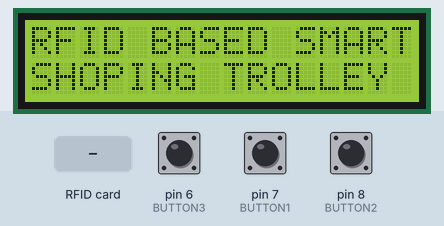
Bench run of a sketch on a simulated Arduino Uno, built with avr-gcc and run on an emulated ATmega328P. On the bench: 16×2 character LCD. The inputs (shaded band) are chosen by the test bench; at power-on: pin 7 (BUTTON1) HIGH, pin 6 (BUTTON3) HIGH, pin 8 (BUTTON2) HIGH. What the sketch prints to the serial monitor is not drawn.

Above: at 7.3 s.
7.4 s: pin 7 (BUTTON1) pulled LOW for 3.2 s
At 9.8 s:
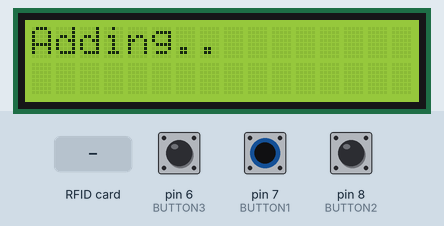
13.6 s: pin 6 (BUTTON3) pulled LOW for 0.15 s
At 14.3 s:
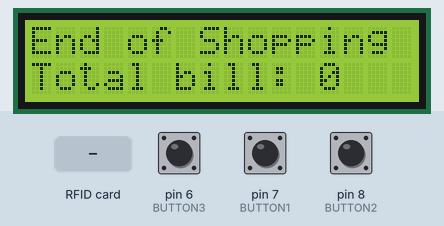
15.2 s: pin 8 (BUTTON2) pulled LOW for 0.15 s
At 16.9 s:
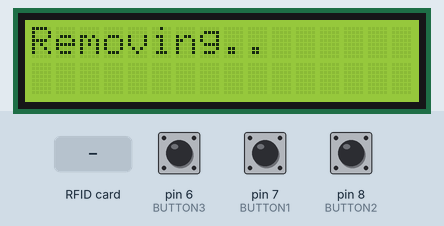
18.3 s: RFID card B3 9F 55 16 held to the reader
At 19.3 s:
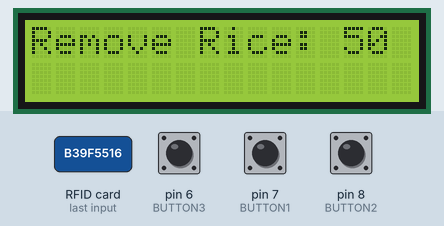
20.3 s: RFID card 8A AF 95 1A held to the reader
At 23.1 s:
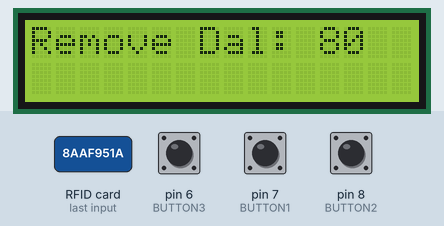
23.3 s: RFID card 3A 41 B7 1A held to the reader
At 26.5 s:
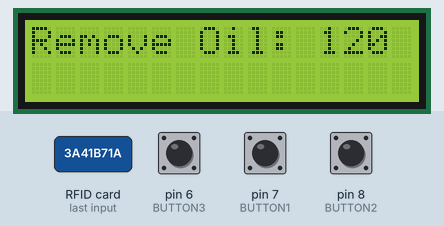
Timing chart, 0 to 27.3 s (numbered marks = the images above; inputs shaded):
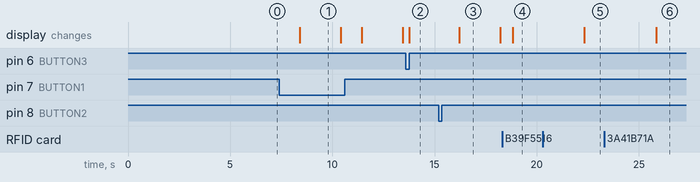

Measured:
- after the input at 7.4 s, the display: changes after 1.0 s (image 1)
- after the input at 13.6 s, the display: changes after 0.15 s (image 2)
- after the input at 15.2 s, the display: changes after 1.0 s (image 3)
- after the input at 18.3 s, the display: changes after 0.52 s (image 4)
- after the input at 20.3 s, the display: changes after 2.0 s (image 5)
- after the input at 23.3 s, the display: changes after 2.5 s (image 6)
- what the display in image 1 shows lasts 2.0 s, from 8.4 s to 10.4 s

The sketch:

shopping.ino
```cpp
#include <SPI.h>
#include <MFRC522.h>
#include <LiquidCrystal.h>

#define SS_PIN 10
#define RST_PIN 9
MFRC522 mfrc522(SS_PIN, RST_PIN);   // Create MFRC522 instance.

#define BUTTON1 7
#define BUTTON2 8
#define BUTTON3 6

int count = 0;                              // count = 0
char input[12];                                         // character array of size 12
boolean flag = 0,temp=0;                                       // flag =0
//char id1[12]="B3 9F 55 16";
//char id2[12]="8A AF 95 1A";
//char id3[12]="3A 41 B7 1A";
//char id4[12]="9A AB 93 1A";
//char id4[12]="13 A5 DB 16";

const int rs = A5, en = A4, d4 = A3, d5 = A2, d6 = A1, d7 = A0;
LiquidCrystal lcd(rs, en, d4, d5, d6, d7);
int r=50;
int d=80;
int o=120;
int s=60;
int t=0;
int sa=20;

void setup()
{
  Serial.begin(9600);   // Initiate a serial communication
  SPI.begin();      // Initiate  SPI bus
  mfrc522.PCD_Init();   // Initiate MFRC522
  Serial.println("Approximate your card to the reader...");
  Serial.println();
  pinMode(BUTTON1,INPUT_PULLUP);
   pinMode(BUTTON2,INPUT_PULLUP);
   pinMode(BUTTON3,INPUT_PULLUP);
   lcd.begin(16,2);
  lcd.setCursor(0,0);
  lcd.print("RFID BASED SMART");
  lcd.setCursor(0,1);
  lcd.print("SHOPING TROLLEY");
  delay(6000);

}


void loop()
{


//////////////////////////////////////////////////// TOTAL //////////////////////////////////////////////
 if(digitalRead(BUTTON3)==LOW)
     {
      flag=0;
      temp=0;
        Serial.println("End of Shopping");
        Serial.print("Total bill: ");
        Serial.println(t);
        lcd.clear();
        lcd.setCursor(0,0);
        lcd.print("End of Shopping");
        lcd.setCursor(0,1);
        lcd.print("Total bill: ");
        lcd.print(t);
     }
////////////////////////////////////////////////// REMOVE ///////////////////////////////////////////////////////////

  if(digitalRead(BUTTON2)==LOW)
  {
    Serial.println("Removing ..");
     temp=1;
     flag=0;
    delay(1000);
    lcd.clear();
    lcd.setCursor(0,0);
    lcd.print("Removing..");
    delay(2000);
    lcd.clear();
  }
  if (temp==1)
  {

  // Look for new cards
  if ( ! mfrc522.PICC_IsNewCardPresent())
  {
    return;
  }
  // Select one of the cards
  if ( ! mfrc522.PICC_ReadCardSerial())
  {
    return;
  }
  //Show UID on serial monitor
  Serial.print("UID tag :");
  String content= "";
  byte letter;
  for (byte i = 0; i < mfrc522.uid.size; i++)
  {
     Serial.print(mfrc522.uid.uidByte[i] < 0x10 ? " 0" : " ");
     Serial.print(mfrc522.uid.uidByte[i], HEX);
     content.concat(String(mfrc522.uid.uidByte[i] < 0x10 ? " 0" : " "));
     content.concat(String(mfrc522.uid.uidByte[i], HEX));
  }
  Serial.println();
  Serial.print("Message : ");
  content.toUpperCase();
  if (content.substring(1) == "B3 9F 55 16") //change here the UID of the card/cards that you want to give access
  {
    Serial.println("Removing Rice packet");
    //Serial.println();
    delay(500);
    lcd.clear();
    lcd.setCursor(0,0);
    lcd.print("Remove Rice: ");
    lcd.print(r);
    t=t-r;
    delay(3000);
  }

  if (content.substring(1) == "8A AF 95 1A") //change here the UID of the card/cards that you want to give access
  {
    Serial.println("Removing Dal packet");
    //Serial.println();
    delay(500);
    lcd.clear();
    lcd.setCursor(0,0);
    lcd.print("Remove Dal: ");
    lcd.print(d);
    t=t-d;
    delay(3000);
  }

  if (content.substring(1) == "3A 41 B7 1A") //change here the UID of the card/cards that you want to give access
  {
    Serial.println("Removing Oil packet");
    //Serial.println();
    delay(500);
    lcd.clear();
    lcd.setCursor(0,0);
    lcd.print("Remove Oil: ");
    lcd.print(o);
    t=t-o;
    delay(3000);
  }

  if (content.substring(1) == "9A AB 93 1A") //change here the UID of the card/cards that you want to give access
  {
    Serial.println("Removing Sugar packet");
    //Serial.println();
    delay(500);
    lcd.clear();
    lcd.setCursor(0,0);
    lcd.print("Remove Sugar: ");
    lcd.print(s);
    t=t-s;
    delay(3000);
  }

  if (content.substring(1) == "13 A5 DB 16") //change here the UID of the card/cards that you want to give access
  {
    Serial.println("Removing Salt packet");
    //Serial.println();
    delay(500);
    lcd.clear();
    lcd.setCursor(0,0);
    lcd.print("Remove Salt: ");
    lcd.print(sa);
    t=t-sa;
    delay(3000);
  }
  }

   ///////////////////////////////////////// ADD ////////////////////////////////////////////////////
  if(digitalRead(BUTTON1)==LOW)
  {
    Serial.println("Adding..");
     flag=1;
     temp=0;
    delay(1000);
    lcd.clear();
    lcd.setCursor(0,0);
    lcd.print("Adding..");
    delay(2000);
    lcd.clear();
  }
  if (flag==1)
  {

  // Look for new cards
  if ( ! mfrc522.PICC_IsNewCardPresent())
  {
    return;
  }
  // Select one of the cards
  if ( ! mfrc522.PICC_ReadCardSerial())
  {
    return;
  }
  //Show UID on serial monitor
  Serial.print("UID tag :");
  String content= "";
  byte letter;
  for (byte i = 0; i < mfrc522.uid.size; i++)
  {
     Serial.print(mfrc522.uid.uidByte[i] < 0x10 ? " 0" : " ");
     Serial.print(mfrc522.uid.uidByte[i], HEX);
     content.concat(String(mfrc522.uid.uidByte[i] < 0x10 ? " 0" : " "));
     content.concat(String(mfrc522.uid.uidByte[i], HEX));
  }
  Serial.println();
  Serial.print("Message : ");
  content.toUpperCase();
  if (content.substring(1) == "B3 9F 55 16") //change here the UID of the card/cards that you want to give access
  {
    Serial.println("Rice packet Price = 50rs");
    //Serial.println();
    delay(500);
    lcd.clear();
    lcd.setCursor(0,0);
    lcd.print("Rice: ");
    lcd.print(r);
    t=t+r;
    delay(3000);
  }

  if (content.substring(1) == "8A AF 95 1A") //change here the UID of the card/cards that you want to give access
  {
    Serial.println("Dal packet Price = 80rs");
    //Serial.println();
    delay(500);
    lcd.clear();
    lcd.setCursor(0,0);
    lcd.print("Dal: ");
    lcd.print(d);
    t=t+d;
    delay(3000);
  }

  if (content.substring(1) == "3A 41 B7 1A") //change here the UID of the card/cards that you want to give access
  {
    Serial.println("Oil packet Price = 200rs");
    //Serial.println();
    delay(500);
    lcd.clear();
    lcd.setCursor(0,0);
    lcd.print("Oil: ");
    lcd.print(o);
    t=t+o;
    delay(3000);
  }

  if (content.substring(1) == "9A AB 93 1A") //change here the UID of the card/cards that you want to give access
  {
    Serial.println("Sugar packet Price = 60rs");
    //Serial.println();
    delay(500);
    lcd.clear();
    lcd.setCursor(0,0);
    lcd.print("Sugar: ");
    lcd.print(s);
    t=t+s;
    delay(3000);
  }

  if (content.substring(1) == "13 A5 DB 16") //change here the UID of the card/cards that you want to give access
  {
    Serial.println("Salt packet Price = 20rs");
    //Serial.println();
    delay(500);
    lcd.clear();
    lcd.setCursor(0,0);
    lcd.print("Salt: ");
    lcd.print(sa);
    t=t+sa;
    delay(3000);
  }
  }
}
```
